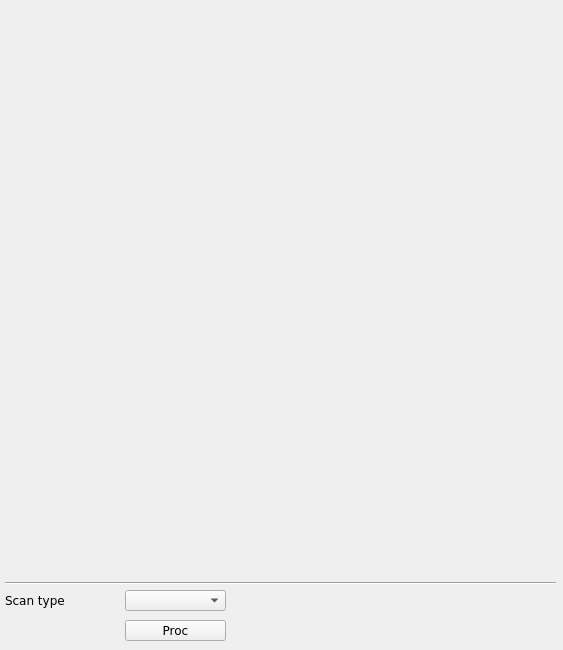
<?xml version="1.0" encoding="UTF-8"?>
<ui version="4.0">
 <class>mainWindow</class>
 <widget class="QMainWindow" name="mainWindow">
  <property name="geometry">
   <rect>
    <x>0</x>
    <y>0</y>
    <width>563</width>
    <height>650</height>
   </rect>
  </property>
  <property name="windowTitle">
   <string/>
  </property>
  <widget class="QWidget" name="centralwidget">
   <widget class="Line" name="line">
    <property name="geometry">
     <rect>
      <x>5</x>
      <y>575</y>
      <width>551</width>
      <height>16</height>
     </rect>
    </property>
    <property name="orientation">
     <enum>Qt::Horizontal</enum>
    </property>
   </widget>
   <widget class="caCartesianPlot" name="caCartesianPlot">
    <property name="geometry">
     <rect>
      <x>4</x>
      <y>10</y>
      <width>551</width>
      <height>561</height>
     </rect>
    </property>
    <property name="font">
     <font>
      <family>Sans</family>
      <pointsize>8</pointsize>
     </font>
    </property>
    <property name="Title" stdset="0">
     <string notr="true">Phase H1</string>
    </property>
    <property name="TitleX">
     <string notr="true">Data atoms</string>
    </property>
    <property name="TitleY">
     <string notr="true">Phase [nano degree]</string>
    </property>
    <property name="channels_1" stdset="0">
     <string notr="true">;$(BPM):sph.phase11</string>
    </property>
    <property name="Style_1">
     <enum>caCartesianPlot::Lines</enum>
    </property>
    <property name="symbol_1">
     <enum>caCartesianPlot::Star1</enum>
    </property>
    <property name="color_1">
     <color>
      <red>255</red>
      <green>0</green>
      <blue>0</blue>
     </color>
    </property>
    <property name="channels_2" stdset="0">
     <string notr="true"/>
    </property>
    <property name="symbol_2">
     <enum>caCartesianPlot::Star2</enum>
    </property>
    <property name="color_2">
     <color>
      <red>6</red>
      <green>0</green>
      <blue>255</blue>
     </color>
    </property>
    <property name="plotMode">
     <enum>caCartesianPlot::PlotNPointsAndStop</enum>
    </property>
    <property name="countNumOrChannel" stdset="0">
     <string notr="true"/>
    </property>
    <property name="triggerChannel" stdset="0">
     <string notr="true"/>
    </property>
    <property name="foreground">
     <color alpha="0">
      <red>255</red>
      <green>255</green>
      <blue>255</blue>
     </color>
    </property>
    <property name="gridColor">
     <color>
      <red>0</red>
      <green>0</green>
      <blue>0</blue>
     </color>
    </property>
    <property name="XaxisScaling" stdset="0">
     <enum>caCartesianPlot::Auto</enum>
    </property>
    <property name="XaxisLimits">
     <string>0;100</string>
    </property>
    <property name="YaxisLimits">
     <string>-1000000;-900000</string>
    </property>
   </widget>
   <widget class="QLabel" name="label_20">
    <property name="geometry">
     <rect>
      <x>5</x>
      <y>590</y>
      <width>131</width>
      <height>20</height>
     </rect>
    </property>
    <property name="font">
     <font>
      <family>DejaVu Sans</family>
      <pointsize>9</pointsize>
     </font>
    </property>
    <property name="text">
     <string>Scan type</string>
    </property>
   </widget>
   <widget class="caMessageButton" name="camessagebutton">
    <property name="geometry">
     <rect>
      <x>125</x>
      <y>620</y>
      <width>101</width>
      <height>21</height>
     </rect>
    </property>
    <property name="font">
     <font>
      <family>DejaVu Sans</family>
      <pointsize>9</pointsize>
     </font>
    </property>
    <property name="text">
     <string>Proc</string>
    </property>
    <property name="flat">
     <bool>false</bool>
    </property>
    <property name="fontScaleMode">
     <enum>EPushButton::WidthAndHeight</enum>
    </property>
    <property name="channel" stdset="0">
     <string notr="true">$(BPM):sph.PROC</string>
    </property>
    <property name="background">
     <color>
      <red>255</red>
      <green>255</green>
      <blue>255</blue>
     </color>
    </property>
    <property name="pressMessage">
     <string notr="true">1</string>
    </property>
   </widget>
   <widget class="caMenu" name="tbtddcsynth_scan">
    <property name="geometry">
     <rect>
      <x>125</x>
      <y>590</y>
      <width>101</width>
      <height>21</height>
     </rect>
    </property>
    <property name="font">
     <font>
      <family>DejaVu Sans</family>
      <pointsize>9</pointsize>
     </font>
    </property>
    <property name="channel" stdset="0">
     <string notr="true">$(BPM):sph.SCAN</string>
    </property>
   </widget>
  </widget>
 </widget>
 <customwidgets>
  <customwidget>
   <class>QwtPlot</class>
   <extends>QFrame</extends>
   <header>qwt_plot.h</header>
  </customwidget>
  <customwidget>
   <class>caMenu</class>
   <extends>QComboBox</extends>
   <header>caMenu</header>
  </customwidget>
  <customwidget>
   <class>caMessageButton</class>
   <extends>QPushButton</extends>
   <header>caMessageButton</header>
  </customwidget>
  <customwidget>
   <class>caCartesianPlot</class>
   <extends>QwtPlot</extends>
   <header>caCartesianPlot</header>
   <container>1</container>
  </customwidget>
 </customwidgets>
 <resources/>
 <connections/>
</ui>
